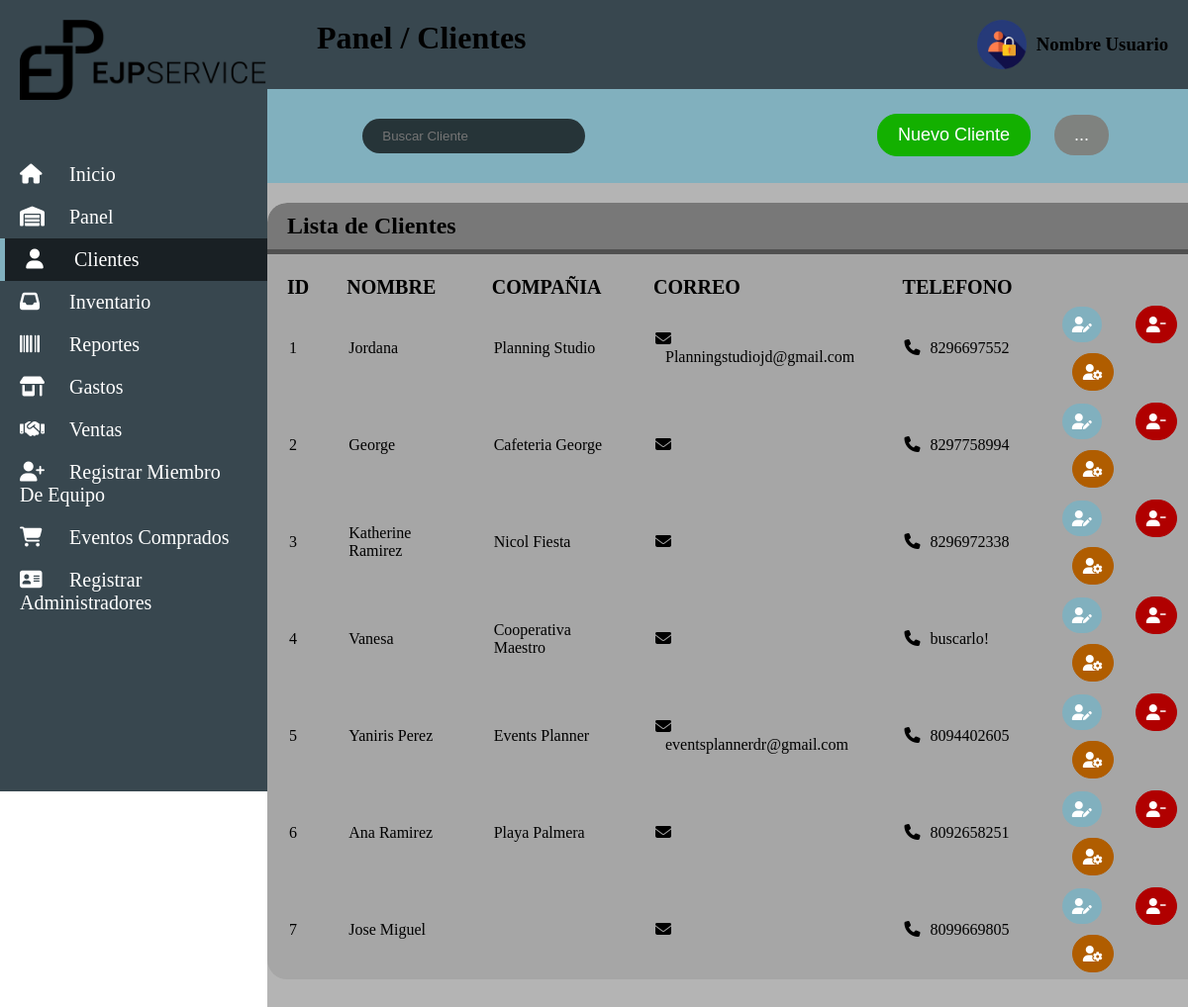
Page /controller/customers.php (signed in) on the committed database.
### tables this page shows
CREATE TABLE `customers` (
  `id_customers` int NOT NULL,
  `name` varchar(30) NOT NULL,
  `company` varchar(50) NOT NULL,
  `email` varchar(60) NOT NULL,
  `cell_phone` varchar(12) NOT NULL
);

### controller/customers.php (the view, shortened to what this page needs)
<!DOCTYPE html>
<html lang="en" dir="ltr">
<head>
   <link rel="stylesheet" href="../css/main.css">
   <link rel="stylesheet" href="../css/major.css">
   <link rel="stylesheet" href="../css/registration_forms.css">
   <link rel="stylesheet" href="../css/customers.css">
   <link rel="stylesheet" href="../css/buttons.css">
   <link rel="stylesheet" href="../css/inputs.css">
</head>
<body>
   <?php
      include 'conexion.php';
      $size_pagina = 10;
      if (isset($_GET["pagina"])) {
         if ($_GET["pagina"]==1) {
            header("Location:customers.php");
         } else {
            $pagina=$_GET["pagina"];
         }
      } else {
         $pagina = 1;
      }
      $empezar_desde = ($pagina-1)*$size_pagina;
      $registrar = $conexion->query("SELECT * FROM customers LIMIT $empezar_desde,$size_pagina")->fetchAll(PDO::FETCH_OBJ);
   ?>
   <div id="container">
      <?php include 'headerControlador.php';?>
      <div class="container_major container_customer">
         <div id="header">
            <h1>Panel / Clientes</h1>
            <div class="usuario">
               <img src="../img/icon/login.png" alt="">
               <h3>Nombre Usuario</h3>
            </div>
         </div>
         <div class="barra">
            <form class="buscar" action="buscar.html" method="get">
               <input type="text" name="buscar" id="buscar" placeholder="Buscar Cliente">
            </form>
            <div class="botton">
               <button type="button" name="new_client" id="new_client" class="btn_register" onclick="new_client()">Nuevo Cliente</button>
               <button type="button" name="config_cliente" id="config_cliente" class="neutral">...</button>
            </div>
         </div>
         <div class="customer_list">
            <h2>Lista de Clientes</h2>
            <table>
               <tr class="cabezera">
                  <th>ID</th>
                  <th>NOMBRE</th>
                  <th>COMPAÑIA</th>
                  <th>CORREO</th>
                  <th>TELEFONO</th>
               </tr>
               <?php foreach ($registrar as $miembro_equipo): ?>
                  <tr class="cuerpo">
                     <td><?php echo $miembro_equipo->id_customers ?></td>
                     <td><?php echo $miembro_equipo->name ?></td>
                     <td><?php echo $miembro_equipo->company ?></td>
                     <td><i class="fa-solid fa-envelope"></i><a href="mailto:<?php echo $miembro_equipo->email ?>"><?php echo $miembro_equipo->email ?></a> </td>
                     <td><i class="fa-solid fa-phone"></i><a href="https://api.whatsapp.com/send?phone=<?php echo $miembro_equipo->cell_phone ?>" target="_blank"><?php echo $miembro_equipo->cell_phone ?></td>
                     <td>
                        <i class="btn_view fa-solid fa-user-pen" id="historial_ventas" name="historial_ventas"></i>
                        <a href="delete_customer.php?id_cus=<?php echo $miembro_equipo->id_customers ?>"><i class="btn_delete fa-solid fa-user-minus" name="eliminar"></i></a>
                        <a href="update_customer.php?id_cus=<?php echo $miembro_equipo->id_customers ?> & nam=<?php echo $miembro_equipo->name ?> & compa=<?php echo $miembro_equipo->company ?> & ema=<?php echo $miembro_equipo->email ?> & cel=<?php echo $miembro_equipo->cell_phone ?>"><i class="btn_update fa-solid fa-user-gear" name="actualizar"></i></a>
                     </td>
                  </tr>
               <?php endforeach; ?>
            </table>
         </div>
      </div>
   </div>
</body>
</html>

### controller/headerControlador.php (shortened to what this page needs)
<!DOCTYPE html>
<html lang="en" dir="ltr">
<head>
   <link rel="stylesheet" href="../css/main.css">
</head>
<body>
   <div class="lateral_menu">
      <div id="img_logo">
         <img src="../img/icon/logo_nuevo_negro.png" alt="">
      </div>
      <ul class="main" id="main">
         <li><a href="../index.php" title="Index"><i class="fa-solid fa-house"></i><span>Inicio</span></a></li>
         <li id="panel"><a href="Panel.php" title="Panel"><i class="fa-sharp fa-solid fa-warehouse"></i><span>Panel</span></a></li>
         <li id="customers"><a href="customers.php" title="Clientes"><i class="fa-solid fa-user"></i><span>Clientes</span></a></li>
         <li id="inventary"><a href="inventary.php" title="Inventario"><i class="fa-sharp fa-solid fa-inbox"></i><span>Inventario</span></a></li>
         <li class="item"><a href="Panel.php"><i class="fa-sharp fa-solid fa-barcode"></i><span>Reportes</span></a></li>
         <li id="bills"><a href="bills.php" title="Gastos"><i class="fa-sharp fa-solid fa-shop"></i><span>Gastos</span></a></li>
         <li id="sales"><a href="sales.php" title="Venta"><i class="fa-sharp fa-solid fa-handshake"></i><span>Ventas</span></a></li>
         <li id="register_team_member"><a href="register_team_member.php" title="Registrar Miembro De Equipo"><i class="fa-solid fa-user-plus"></i><span>Registrar Miembro De Equipo</span></a></li>
         <li id="purchased_events"><a href="purchased_events.php" title="Eventos Comprados"><i class="fa-solid fa-cart-shopping"></i><span>Eventos Comprados</span></a></li>
         <li class="item"><a href="registrar_administrador.php" title="Registrar Administrador"><i class="fa-solid fa-address-card"></i><span>Registrar Administradores</span></a></li>
      </ul>
   </div>
</body>
</html>

### css/main.css (style rules this page uses)
* { margin:0;padding: 0; }
.lateral_menu { width: 400px; height: 100vh; background-color: #38474f; }
.lateral_menu #img_logo img { width: 250px; margin: 20px 0 50px 20px; }
.lateral_menu .main li a { padding: 10px 20px; text-decoration: none; display: block; font-size: 20px; color: #fff; transition: all ease-out .5s; }
.lateral_menu .main li a i { width: 20px; height: 20px; text-align: center; margin-right: 30px; }

### css/major.css (style rules this page uses)
#container { display: flex; }
#container .container_major { width: 100%; background: rgb(180, 180, 180); }
#container #header { padding: 20px 50px; background-color: #38474f; display: flex; justify-content: space-between; flex-wrap: wrap; }
#container .container_major .usuario { display: flex; align-items: center; }
#container .container_major .usuario img { width: 50px; margin-right: 10px; }
table th { text-align: left; padding: 0 18px; font-size: 20px; }

### css/customers.css (style rules this page uses)
.barra { padding: 20px 100px; display: flex; justify-content: space-between; flex-wrap: wrap; background-color: #81b0be; }
.customer_list { width: 80vw; height: 100vh; margin: 20px auto; border-radius: 20px; overflow: auto; }
.customer_list h2 { padding: 10px 20px; background-color: rgb(120, 120, 120); border-radius: 20px 20px 0 0; border-bottom: 5px solid rgb(80, 80, 80); }
.customer_list table { width: 100%; padding-top: 20px; background-color: rgb(166, 166, 166); border-radius: 0 0 20px 20px; }
table .cuerpo { transition: all ease-in .3s; }
.customer_list table tr td { padding: 0 20px; }
table tr td a { padding-left: 10px; text-decoration: none; color: #000; }

### css/buttons.css (style rules this page uses)
.neutral { margin: 5px 10px; padding: 10px 20px; border-radius: 20px; border: 0; background-color: #7f827f; color: #fff; font-size: 18px; transition: all ease-out .5s }
.btn_view { margin: 5px 10px; padding: 10px; border-radius: 20px; border: 0; background-color: #81b0be; color: #fff; font-size: 16px; transition: all ease-out .5s }
.btn_register { margin: 5px 10px; padding: 10px 20px; border: 1px solid #13b000; border-radius: 20px; background-color: #13b000; color: #fff; font-size: 18px; transition: all ease-out .5s }
.btn_update { width: 110px; margin: 5px 10px; padding: 10px 20px; border: 1px solid #b05d00; border-radius: 20px; background-color: #b05d00; color: #fff; font-size: 16px; transition: all ease-out .5s }
.btn_delete { width: 100px; margin: 5px 10px; padding: 10px 20px; border: 1px solid #b00000; border-radius: 20px; background-color: #b00000; color: #fff; font-size: 16px; transition: all ease-out .5s }

### css/inputs.css (style rules this page uses)
form { display: flex; flex-direction: column; justify-content: center; align-items: center; }
input { width: 85%; margin: 10px 0; padding: 10px 20px; background-color: rgba(0, 0, 0, 0.7); border: 0; border-radius: 20px; color: #fff; }

### controller/customers.php (style rules this page uses)
.btn_delete, .btn_update, .btn_view { width: 20px; padding: 10px; }

### rows in the picture
customers: id_customers "1", name "Jordana", company "Planning Studio", email "Planningstudiojd@gmail.com", cell_phone "8296697552"
customers: id_customers "2", name "George", company "Cafeteria George", cell_phone "8297758994"
customers: id_customers "3", name "Katherine Ramirez", company "Nicol Fiesta", cell_phone "8296972338"
customers: id_customers "4", name "Vanesa", company "Cooperativa Maestro", cell_phone "buscarlo!"
customers: id_customers "5", name "Yaniris Perez", company "Events Planner", email "eventsplannerdr@gmail.com", cell_phone "8094402605"
customers: id_customers "6", name "Ana Ramirez", company "Playa Palmera", cell_phone "8092658251"
customers: id_customers "7", name "Jose Miguel", cell_phone "8099669805"
